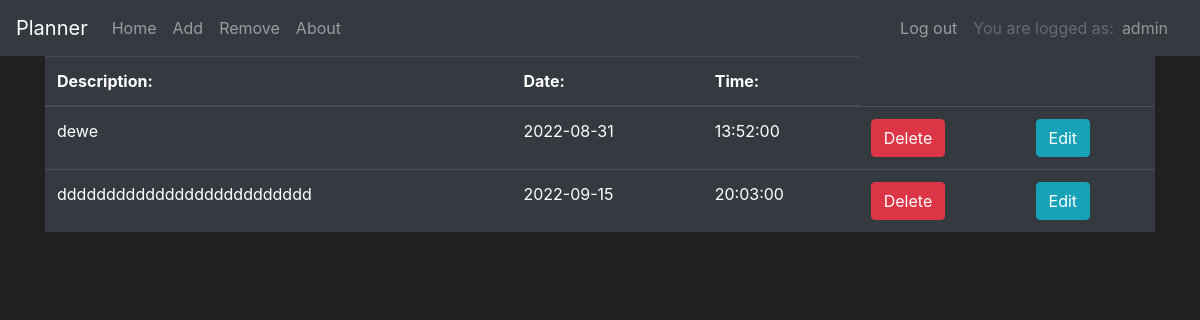
Page / (signed in) on the earlier database version.
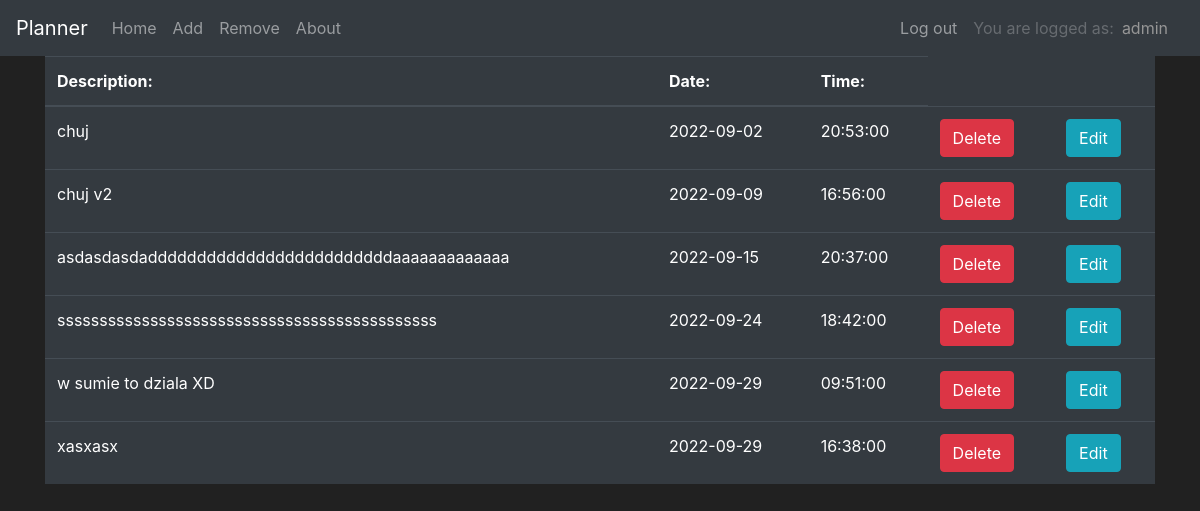
Same page on the later database version.
### pro/models.py (models this page shows, shortened)
class Event(db.Model):
    event_id = db.Column(db.Integer(), primary_key=True)
    event_name = db.Column(db.String(length=200), nullable=False)
    event_date = db.Column(db.Date(), nullable=False)
    event_time = db.Column(db.Time(), nullable=False)
    event_creator_id = db.Column(db.Integer(), db.ForeignKey('user.id'))

### pro/routes.py (the view, shortened to what this page needs)
@app.route('/', methods=['GET', 'POST'])
def home_page():
    form = EventForm()
    delete_item = DeleteEventForm()
    edit_event_form = EditEventForm()
    edit_form = EditForm()
    if current_user.is_authenticated:
        events = Event.query.filter(Event.event_creator_id==current_user.id).order_by(Event.event_date.asc())
        events.order_by(Event.event_date.asc())
        if delete_item.validate_on_submit():
            to_delete = request.form.get('to_delete')
            Event.query.filter_by(event_id = to_delete).delete()
            db.session.commit()
        return render_template('home.html', form=form, events=events, delete_item = delete_item, edit_event_form = edit_event_form, edit_form = edit_form)
    else:
        return render_template('home.html', form=form,delete_item = delete_item, edit_event_form = edit_event_form, edit_form = edit_form)

### pro/forms.py
class EventForm(FlaskForm):
    date = DateField(label='Date', validators=[DataRequired()])
    time = TimeField(label='Time', validators=[DataRequired()])
    name = TextAreaField(label='Description', validators=[
                         Length(min=2, max=300), DataRequired()])
    submit = SubmitField(label='Add')

class DeleteEventForm(FlaskForm):
    delete = SubmitField(label='Delete')

### pro/models.py (called while the page is built)
@login_manager.user_loader
def load_user(user_id):
    return User.query.get(int(user_id))

### pro/templates/home.html (shortened to what this page needs)
{% extends 'base.html' %}
{% block content %}
<table class="table table-hover table-dark">
    <thead>
        <tr>
            <th> Description: </th>
            <th> Date: </th>
            <th> Time: </th>
        </tr>
    </thead>
    <tbody>
        {% for event in events %}
            <tr>
                <td> {{event.event_name}}</td>
                <td> {{event.event_date}}</td>
                <td> {{event.event_time}}</td>
                <form method="POST">
                <td>
                        {{delete_item.delete(class="btn btn-danger")}}
                </td>
                </form>
                <td>
                    <button class="btn btn-outline btn-info" data-toggle="modal" data-target="#Modal-Edit-{{ event.event_id }}">Edit</button>
                </td>
            </tr>
        {% endfor %}
    </tbody>
</table>
{% endblock %}

Differences in the rows shown:
changed Event: event_name "dddddddddddddddddddddddddd" → "chuj"; event_date "2022-09-15" → "2022-09-02"; event_time "20:03:00" → "20:53:00"; moves up the list
added Event: event_name "chuj v2", event_date "2022-09-09", event_time "16:56:00"
added Event: event_name "asdasdasdadddddddddddddddddddddddddaaaaaaaaaaaaa", event_date "2022-09-15", event_time "20:37:00"
added Event: event_name "sssssssssssssssssssssssssssssssssssssssssssss", event_date "2022-09-24", event_time "18:42:00"
changed Event: event_name "dewe" → "w sumie to dziala XD"; event_date "2022-08-31" → "2022-09-29"; event_time "13:52:00" → "09:51:00"
added Event: event_name "xasxasx", event_date "2022-09-29", event_time "16:38:00"
